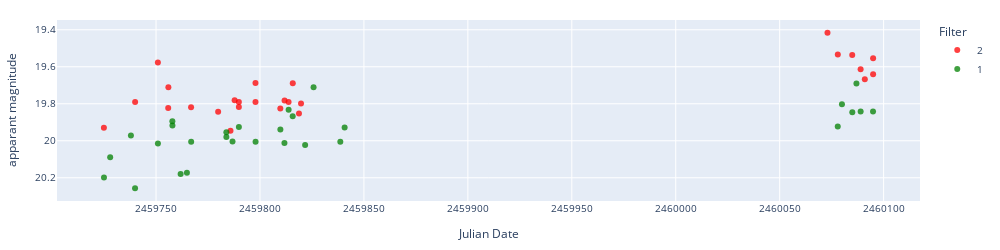
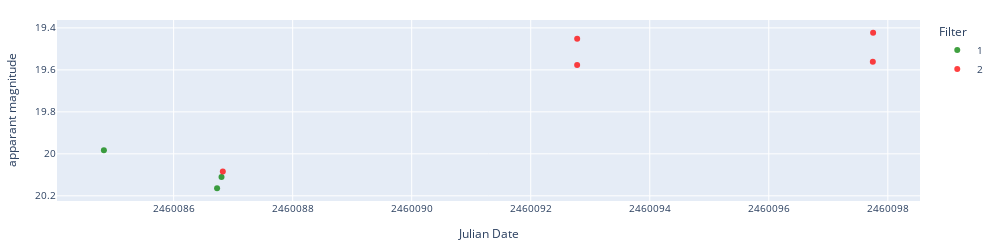
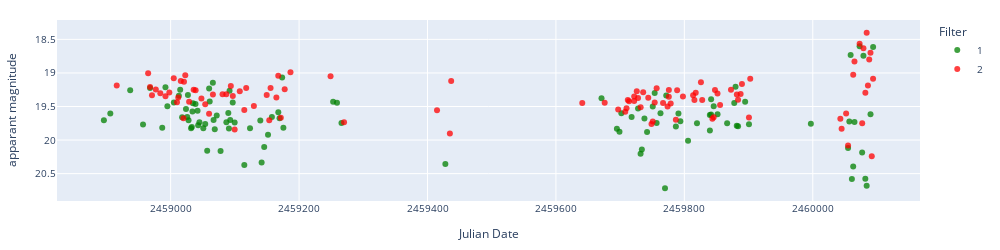
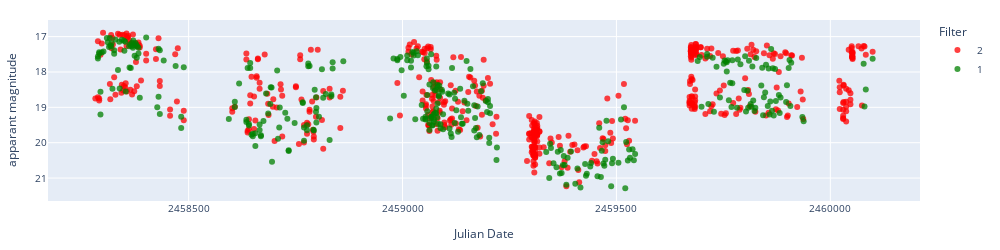

Notebook code cell kept with these figures, in order:
### Markdown cell above
### Display light curves

### Code cell
# Display light curves
predicted_class = 'polar'
objectlist = alerts_df_preds[alerts_df_preds['predicted_class']==predicted_class]['objectId'].to_list()
# objectlist = alerts_df_preds['objectId'].to_list()

for object in objectlist[40:80]:
    ra = alerts_df_preds[alerts_df_preds['objectId']==object]['ra'].values[0]
    dec = alerts_df_preds[alerts_df_preds['objectId']==object]['dec'].values[0]
    c = SkyCoord(ra=ra*u.degree, dec=dec*u.degree, frame='icrs')
    pos = c.to_string('hmsdms', sep=':')
    prediction = alerts_df_preds[alerts_df_preds["objectId"]==object]["predicted_class"].values[0]
    print('',object, f'position_deg: {ra} {dec}', 
          f'position_hms_dms: {pos}',
          "~~~~~~~~~~~~~~~~~~~~~",
          f'sherlock_class: {alerts_df_preds[alerts_df_preds["objectId"]==object]["classification"].values[0]}',
          f'gminusr mean: {alerts_df_preds[alerts_df_preds["objectId"]==object]["clr_mean"].mean()}',
          f'gminusr: {alerts_df_preds[alerts_df_preds["objectId"]==object]["g_minus_r"].values[0]}',
          f'brightening_g: {alerts_df_preds[alerts_df_preds["objectId"]==object]["brightening_g"].values[0]}',
          f'brightening_r: {alerts_df_preds[alerts_df_preds["objectId"]==object]["brightening_r"].values[0]}',
          f'dmdt_g: {alerts_df_preds[alerts_df_preds["objectId"]==object]["dmdt_g"].values[0]}',
          f'dmdt_r: {alerts_df_preds[alerts_df_preds["objectId"]==object]["dmdt_r"].values[0]}',
          "~~~~~~~~~~~~~~~~~~~~~",
          f'aavso_name: {alerts_df_preds[alerts_df_preds["objectId"]==object]["Name"].values[0]}',
          f'aavso_type: {alerts_df_preds[alerts_df_preds["objectId"]==object]["Type"].values[0]}',
          f'manual_label: {alerts_df_preds[alerts_df_preds["objectId"]==object]["manual_label"].values[0]}',
          "~~~~~~~~~~~~~~~~~~~~~",
          f'prediction: {prediction}',
          f'prediction_probability: {alerts_df_preds[alerts_df_preds["objectId"]==object][f"prob_{prediction}"].values[0]}',
          sep='\n')
    lc_lasair = load_lasair_lc(object, path=f'../lightcurves_alerts/')
    lc_lasair_appmag = lasair_clean(lc_lasair, limit=25, magerrlim=1)

    display_lightcurve(lc_df=lc_lasair_appmag, x='jd', y='dc_mag')

### Figure 1 — Plotly figure (JSON) as saved in the notebook; plotly's stock layout.template omitted (floating-point values rounded to 4 significant figures)
{"data": [{"hovertemplate": "Filter=2<br>Julian Date=%{x}<br>apparant magnitude=%{y}<extra></extra>", "legendgroup": "2", "marker": {"color": "red", "opacity": 0.75, "symbol": "circle"}, "mode": "markers", "name": "2", "orientation": "v", "showlegend": true, "type": "scatter", "x": [2460000.0, 2460000.0, 2460000.0, 2460000.0, 2460000.0, 2460000.0, 2460000.0, 2460000.0, 2460000.0, 2460000.0, 2460000.0, 2460000.0, 2460000.0, 2460000.0, 2460000.0, 2460000.0, 2460000.0, 2460000.0, 2460000.0, 2460000.0, 2460000.0, 2460000.0, 2460000.0, 2460000.0, 2460000.0, 2460000.0], "xaxis": "x", "y": [19.93, 19.79, 19.58, 19.82, 19.71, 19.82, 19.84, 19.95, 19.78, 19.79, 19.82, 19.69, 19.79, 19.83, 19.78, 19.79, 19.69, 19.85, 19.8, 19.42, 19.53, 19.54, 19.61, 19.67, 19.55, 19.64], "yaxis": "y"}, {"hovertemplate": "Filter=1<br>Julian Date=%{x}<br>apparant magnitude=%{y}<extra></extra>", "legendgroup": "1", "marker": {"color": "green", "opacity": 0.75, "symbol": "circle"}, "mode": "markers", "name": "1", "orientation": "v", "showlegend": true, "type": "scatter", "x": [2460000.0, 2460000.0, 2460000.0, 2460000.0, 2460000.0, 2460000.0, 2460000.0, 2460000.0, 2460000.0, 2460000.0, 2460000.0, 2460000.0, 2460000.0, 2460000.0, 2460000.0, 2460000.0, 2460000.0, 2460000.0, 2460000.0, 2460000.0, 2460000.0, 2460000.0, 2460000.0, 2460000.0, 2460000.0, 2460000.0, 2460000.0, 2460000.0, 2460000.0], "xaxis": "x", "y": [20.2, 20.09, 19.97, 20.26, 20.02, 19.89, 19.92, 20.18, 20.17, 20.01, 19.98, 19.95, 20.0, 19.93, 20.01, 19.94, 20.01, 19.83, 19.87, 20.02, 19.71, 20.01, 19.93, 19.92, 19.8, 19.85, 19.69, 19.84, 19.84], "yaxis": "y"}], "layout": {"font": {"size": 10}, "height": 250, "legend": {"title": {"text": "Filter"}, "tracegroupgap": 0}, "margin": {"b": 20, "l": 20, "r": 20, "t": 20}, "width": 1000, "xaxis": {"anchor": "y", "domain": [0, 1], "tickformat": "float", "title": {"text": "Julian Date"}}, "yaxis": {"anchor": "x", "autorange": "reversed", "domain": [0, 1], "title": {"text": "apparant magnitude"}}}}

### Figure 2 — Plotly figure (JSON) as saved in the notebook; plotly's stock layout.template omitted (floating-point values rounded to 4 significant figures)
{"data": [{"hovertemplate": "Filter=1<br>Julian Date=%{x}<br>apparant magnitude=%{y}<extra></extra>", "legendgroup": "1", "marker": {"color": "green", "opacity": 0.75, "symbol": "circle"}, "mode": "markers", "name": "1", "orientation": "v", "showlegend": true, "type": "scatter", "x": [2460000.0, 2460000.0, 2460000.0], "xaxis": "x", "y": [19.98, 20.16, 20.11], "yaxis": "y"}, {"hovertemplate": "Filter=2<br>Julian Date=%{x}<br>apparant magnitude=%{y}<extra></extra>", "legendgroup": "2", "marker": {"color": "red", "opacity": 0.75, "symbol": "circle"}, "mode": "markers", "name": "2", "orientation": "v", "showlegend": true, "type": "scatter", "x": [2460000.0, 2460000.0, 2460000.0, 2460000.0, 2460000.0], "xaxis": "x", "y": [20.08, 19.58, 19.45, 19.56, 19.42], "yaxis": "y"}], "layout": {"font": {"size": 10}, "height": 250, "legend": {"title": {"text": "Filter"}, "tracegroupgap": 0}, "margin": {"b": 20, "l": 20, "r": 20, "t": 20}, "width": 1000, "xaxis": {"anchor": "y", "domain": [0, 1], "tickformat": "float", "title": {"text": "Julian Date"}}, "yaxis": {"anchor": "x", "autorange": "reversed", "domain": [0, 1], "title": {"text": "apparant magnitude"}}}}

### Figure 3 — Plotly figure (JSON) as saved in the notebook; plotly's stock layout.template omitted (floating-point values rounded to 4 significant figures)
{"data": [{"hovertemplate": "Filter=1<br>Julian Date=%{x}<br>apparant magnitude=%{y}<extra></extra>", "legendgroup": "1", "marker": {"color": "green", "opacity": 0.75, "symbol": "circle"}, "mode": "markers", "name": "1", "orientation": "v", "showlegend": true, "type": "scatter", "x": [2459000.0, 2459000.0, 2459000.0, 2459000.0, 2459000.0, 2459000.0, 2459000.0, 2459000.0, 2459000.0, 2459000.0, 2459000.0, 2459000.0, 2459000.0, 2459000.0, 2459000.0, 2459000.0, 2459000.0, 2459000.0, 2459000.0, 2459000.0, 2459000.0, 2459000.0, 2459000.0, 2459000.0, 2459000.0, 2459000.0, 2459000.0, 2459000.0, 2459000.0, 2459000.0, 2459000.0, 2459000.0, 2459000.0, 2459000.0, 2459000.0, 2459000.0, 2459000.0, 2459000.0, 2459000.0, 2459000.0, 2459000.0, 2459000.0, 2459000.0, 2459000.0, 2459000.0, 2459000.0, 2459000.0, 2459000.0, 2459000.0, 2459000.0, 2459000.0, 2459000.0, 2459000.0, 2459000.0, 2459000.0, 2459000.0, 2460000.0, 2460000.0, 2460000.0, 2460000.0, 2460000.0, 2460000.0, 2460000.0, 2460000.0, 2460000.0, 2460000.0, 2460000.0, 2460000.0, 2460000.0, 2460000.0, 2460000.0, 2460000.0, 2460000.0, 2460000.0, 2460000.0, 2460000.0, 2460000.0, 2460000.0, 2460000.0, 2460000.0, 2460000.0, 2460000.0, 2460000.0, 2460000.0, 2460000.0, 2460000.0, 2460000.0, 2460000.0, 2460000.0, 2460000.0, 2460000.0, 2460000.0, 2460000.0, 2460000.0, 2460000.0, 2460000.0, 2460000.0, 2460000.0, 2460000.0, 2460000.0, 2460000.0, 2460000.0, 2460000.0, 2460000.0], "xaxis": "x", "y": [19.71, 19.6, 19.26, 19.77, 19.23, 19.82, 19.21, 19.5, 19.44, 19.34, 19.25, 19.66, 19.54, 19.65, 19.33, 19.7, 19.82, 19.81, 19.57, 19.45, 19.46, 19.56, 19.78, 19.73, 19.82, 19.76, 20.16, 19.23, 19.42, 19.15, 19.7, 19.84, 19.63, 20.16, 19.73, 19.6, 19.83, 19.26, 19.7, 19.44, 19.74, 20.37, 19.82, 19.71, 20.33, 20.11, 19.92, 19.66, 19.59, 19.67, 19.07, 19.81, 19.43, 19.45, 19.75, 20.36, 19.38, 19.83, 19.88, 19.6, 19.66, 19.53, 20.2, 20.14, 19.68, 19.88, 19.5, 19.3, 19.75, 19.6, 20.72, 19.34, 19.8, 19.6, 19.72, 20.01, 19.75, 19.63, 19.86, 19.62, 19.39, 19.5, 19.61, 19.75, 19.45, 19.21, 19.78, 19.79, 19.43, 19.77, 19.76, 20.12, 19.72, 18.73, 20.58, 20.4, 19.73, 18.6, 20.18, 18.75, 20.58, 20.68, 19.62, 18.62], "yaxis": "y"}, {"hovertemplate": "Filter=2<br>Julian Date=%{x}<br>apparant magnitude=%{y}<extra></extra>", "legendgroup": "2", "marker": {"color": "red", "opacity": 0.75, "symbol": "circle"}, "mode": "markers", "name": "2", "orientation": "v", "showlegend": true, "type": "scatter", "x": [2459000.0, 2459000.0, 2459000.0, 2459000.0, 2459000.0, 2459000.0, 2459000.0, 2459000.0, 2459000.0, 2459000.0, 2459000.0, 2459000.0, 2459000.0, 2459000.0, 2459000.0, 2459000.0, 2459000.0, 2459000.0, 2459000.0, 2459000.0, 2459000.0, 2459000.0, 2459000.0, 2459000.0, 2459000.0, 2459000.0, 2459000.0, 2459000.0, 2459000.0, 2459000.0, 2459000.0, 2459000.0, 2459000.0, 2459000.0, 2459000.0, 2459000.0, 2459000.0, 2459000.0, 2459000.0, 2459000.0, 2459000.0, 2459000.0, 2459000.0, 2459000.0, 2460000.0, 2460000.0, 2460000.0, 2460000.0, 2460000.0, 2460000.0, 2460000.0, 2460000.0, 2460000.0, 2460000.0, 2460000.0, 2460000.0, 2460000.0, 2460000.0, 2460000.0, 2460000.0, 2460000.0, 2460000.0, 2460000.0, 2460000.0, 2460000.0, 2460000.0, 2460000.0, 2460000.0, 2460000.0, 2460000.0, 2460000.0, 2460000.0, 2460000.0, 2460000.0, 2460000.0, 2460000.0, 2460000.0, 2460000.0, 2460000.0, 2460000.0, 2460000.0, 2460000.0, 2460000.0, 2460000.0, 2460000.0, 2460000.0, 2460000.0, 2460000.0, 2460000.0, 2460000.0, 2460000.0, 2460000.0, 2460000.0, 2460000.0, 2460000.0, 2460000.0, 2460000.0, 2460000.0, 2460000.0, 2460000.0, 2460000.0, 2460000.0, 2460000.0], "xaxis": "x", "y": [19.19, 19.01, 19.21, 19.33, 19.25, 19.3, 19.35, 19.29, 19.08, 19.43, 19.37, 19.12, 19.68, 19.13, 19.03, 19.43, 19.25, 19.26, 19.38, 19.47, 19.61, 19.32, 19.32, 19.32, 19.19, 19.34, 19.84, 19.27, 19.55, 19.22, 19.49, 19.33, 19.7, 19.22, 19.37, 19.04, 19.67, 19.24, 18.99, 19.05, 19.74, 19.56, 19.9, 19.12, 19.45, 19.44, 19.54, 19.58, 19.52, 19.4, 19.42, 19.42, 19.35, 19.27, 19.37, 19.51, 19.29, 19.37, 19.76, 19.72, 19.44, 19.23, 19.45, 19.5, 19.36, 19.25, 19.45, 19.7, 19.26, 19.35, 19.33, 19.4, 19.3, 19.14, 19.4, 19.68, 19.66, 19.25, 19.31, 19.48, 19.25, 19.32, 19.4, 19.31, 19.16, 19.66, 19.09, 19.68, 19.83, 19.61, 20.08, 19.03, 18.83, 18.56, 19.75, 18.63, 19.3, 18.4, 19.19, 18.8, 18.7, 20.24, 19.09], "yaxis": "y"}], "layout": {"font": {"size": 10}, "height": 250, "legend": {"title": {"text": "Filter"}, "tracegroupgap": 0}, "margin": {"b": 20, "l": 20, "r": 20, "t": 20}, "width": 1000, "xaxis": {"anchor": "y", "domain": [0, 1], "tickformat": "float", "title": {"text": "Julian Date"}}, "yaxis": {"anchor": "x", "autorange": "reversed", "domain": [0, 1], "title": {"text": "apparant magnitude"}}}}

### Figure 4 — Plotly figure (JSON) as saved in the notebook; plotly's stock layout.template omitted (floating-point values rounded to 4 significant figures; data arrays with more than 128 entries replaced by an {"elided": "..."} marker saying what was removed)
{"data": [{"hovertemplate": "Filter=2<br>Julian Date=%{x}<br>apparant magnitude=%{y}<extra></extra>", "legendgroup": "2", "marker": {"color": "red", "opacity": 0.75, "symbol": "circle"}, "mode": "markers", "name": "2", "orientation": "v", "showlegend": true, "type": "scatter", "x": {"elided": "492 float values"}, "xaxis": "x", "y": {"elided": "492 float values"}, "yaxis": "y"}, {"hovertemplate": "Filter=1<br>Julian Date=%{x}<br>apparant magnitude=%{y}<extra></extra>", "legendgroup": "1", "marker": {"color": "green", "opacity": 0.75, "symbol": "circle"}, "mode": "markers", "name": "1", "orientation": "v", "showlegend": true, "type": "scatter", "x": {"elided": "336 float values"}, "xaxis": "x", "y": {"elided": "336 float values"}, "yaxis": "y"}], "layout": {"font": {"size": 10}, "height": 250, "legend": {"title": {"text": "Filter"}, "tracegroupgap": 0}, "margin": {"b": 20, "l": 20, "r": 20, "t": 20}, "width": 1000, "xaxis": {"anchor": "y", "domain": [0, 1], "tickformat": "float", "title": {"text": "Julian Date"}}, "yaxis": {"anchor": "x", "autorange": "reversed", "domain": [0, 1], "title": {"text": "apparant magnitude"}}}}
